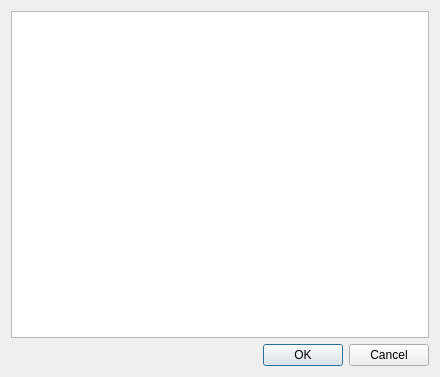
<?xml version="1.0" encoding="UTF-8"?>
<ui version="4.0">
 <class>DTablaBolas</class>
 <widget class="QDialog" name="DTablaBolas">
  <property name="geometry">
   <rect>
    <x>0</x>
    <y>0</y>
    <width>440</width>
    <height>377</height>
   </rect>
  </property>
  <property name="sizePolicy">
   <sizepolicy hsizetype="Preferred" vsizetype="Preferred">
    <horstretch>0</horstretch>
    <verstretch>0</verstretch>
   </sizepolicy>
  </property>
  <property name="windowTitle">
   <string>Dialog</string>
  </property>
  <layout class="QVBoxLayout" name="verticalLayout">
   <item>
    <widget class="QTableView" name="tablaBolas"/>
   </item>
   <item>
    <widget class="QDialogButtonBox" name="buttonBox">
     <property name="orientation">
      <enum>Qt::Horizontal</enum>
     </property>
     <property name="standardButtons">
      <set>QDialogButtonBox::Cancel|QDialogButtonBox::Ok</set>
     </property>
    </widget>
   </item>
  </layout>
 </widget>
 <resources/>
 <connections>
  <connection>
   <sender>buttonBox</sender>
   <signal>accepted()</signal>
   <receiver>DTablaBolas</receiver>
   <slot>accept()</slot>
   <hints>
    <hint type="sourcelabel">
     <x>248</x>
     <y>254</y>
    </hint>
    <hint type="destinationlabel">
     <x>157</x>
     <y>274</y>
    </hint>
   </hints>
  </connection>
  <connection>
   <sender>buttonBox</sender>
   <signal>rejected()</signal>
   <receiver>DTablaBolas</receiver>
   <slot>reject()</slot>
   <hints>
    <hint type="sourcelabel">
     <x>316</x>
     <y>260</y>
    </hint>
    <hint type="destinationlabel">
     <x>286</x>
     <y>274</y>
    </hint>
   </hints>
  </connection>
 </connections>
</ui>
